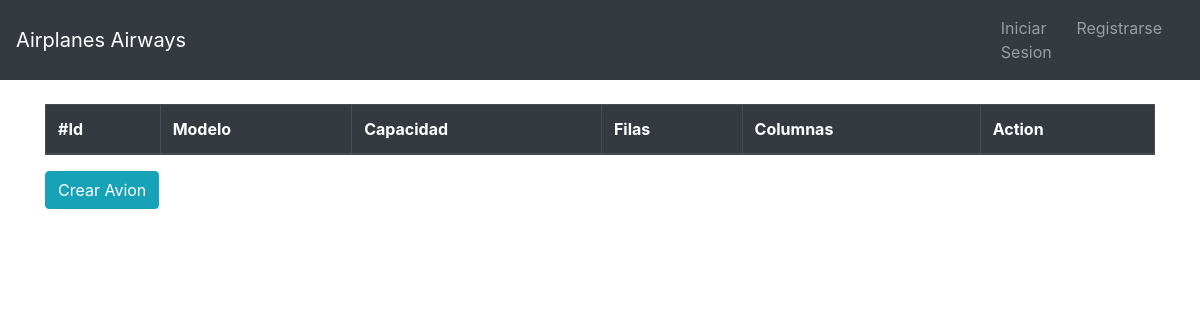
Page /airplanes/airplane_list/ on the earlier database version.
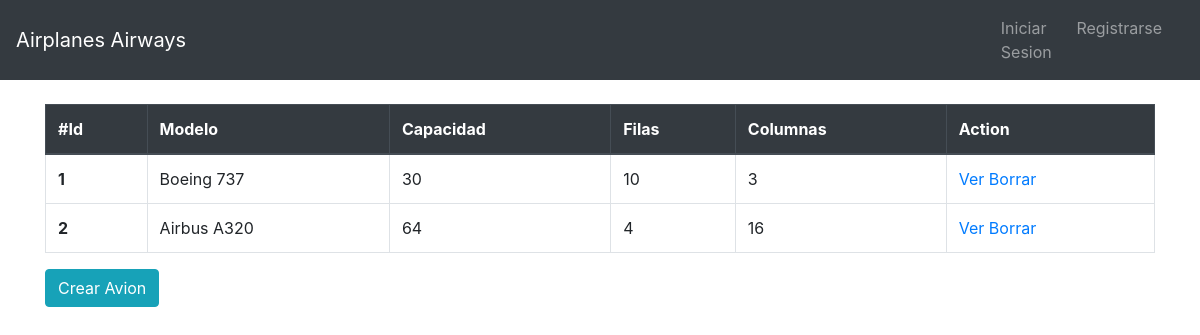
Same page on the later database version.
### apps/airplanes/models.py (models this page shows, shortened)
class Airplane(models.Model):
    model = models.CharField(max_length=100)
    capacity = models.IntegerField()
    rows = models.IntegerField()
    columns = models.IntegerField()

### apps/airplanes/views.py (the view)
class AirplaneList(ListView):
    model = Airplane
    template_name = 'airplanes/list.html'
    context_object_name = 'airplanes'

### apps/airplanes/templates/airplanes/list.html (shortened to what this page needs)
{% extends 'base.html' %}
{% block content %}
<div class="container mt-4">
    <table class="table table-bordered">
        <thead class="thead-dark">
            <tr>
                <th scope="col">#Id</th>
                <th scope="col">Modelo</th>
                <th scope="col">Capacidad</th>
                <th scope="col">Filas</th>
                <th scope="col">Columnas</th>
                <th scope="col">Action</th>
            </tr>
        </thead>
        <tbody>
            {% for airplane in airplanes %}
            <tr>
                <th scope="row">{{airplane.id}}</th>
                <td>{{airplane.model}}</td>
                <td>{{airplane.capacity}}</td>
                <td>{{airplane.rows}}</td>
                <td>{{airplane.columns}}</td>
                <td>
                    <a href="{% url 'airplane_detail' airplane.id %}" class="fa fa-eye" aria-hidden="true"> Ver </a>
                    <a href="{% url 'airplane_delete' airplane.id %}" class="fa fa-trash" aria-hidden="true"> Borrar </a>
                </td>
            </tr>
            {% endfor %}
        </tbody>
    </table>
    <a href="{% url 'airplane_create' %}" class="btn btn-info">Crear Avion</a>
</div>
{% endblock %}

Differences in the rows shown:
added Airplane: id "1", model "Boeing 737", capacity "30", rows "10", columns "3"
added Airplane: id "2", model "Airbus A320", capacity "64", rows "4", columns "16"
